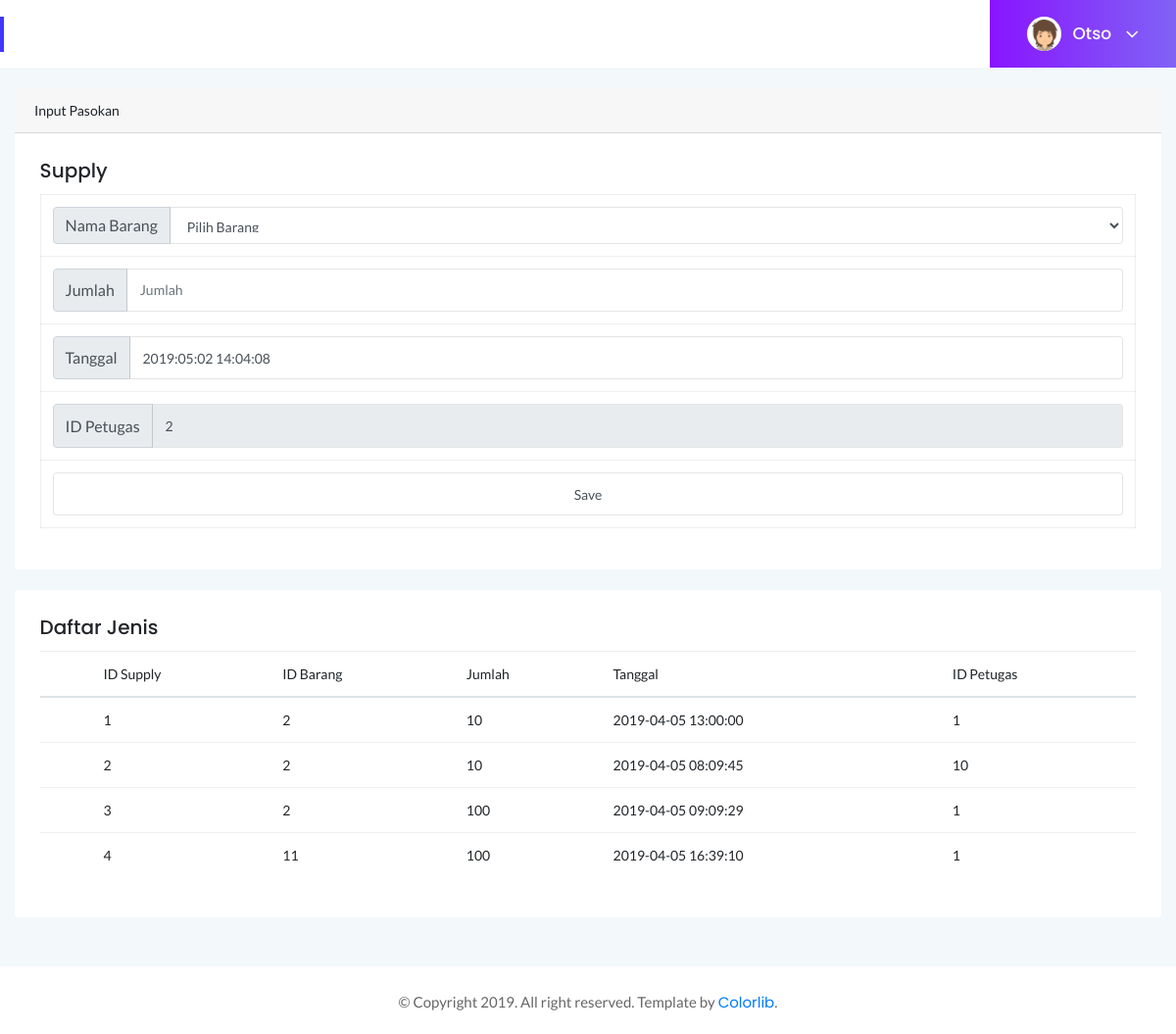
The page /pasok.php on the database its author committed.
### tables this page shows
CREATE TABLE `petugas` (
  `id_petugas` int(11) NOT NULL,
  `username` varchar(64) NOT NULL,
  `password` varchar(32) NOT NULL,
  `nama_petugas` varchar(225) NOT NULL,
  `id_level` int(11) NOT NULL,
  `status` int(1) NOT NULL
);

CREATE TABLE `pasok` (
  `id_supply` int(11) NOT NULL,
  `jumlah` int(15) NOT NULL,
  `tanggal` datetime NOT NULL,
  `id_petugas` int(11) NOT NULL,
  `id_inventaris` int(11) NOT NULL
);

### library/oop.php (called while the page is built, shortened)
<?php
    class oop{
        function tampil($con,$table){
            $sql = "SELECT * FROM $table";
            $query = mysqli_query($con,$sql);
            while ($data = mysqli_fetch_array($query)){
                $isi[] = $data;
            }
            return $isi;
        }
    }
?>

### pasok.php (the view, shortened to what this page needs)
<!doctype html>
<html class="no-js" lang="en">
<?php
include 'library/oop.php';
include 'controller/controller.php';
$perintah = new oop();
$waktu = date('Y:m:d H:i:s');
$table = "pasok";
@$id_barang = $_POST['barang'];
@$jumlah = $_POST['jumlah'];
@$tanggal = $_POST['tanggal'];
@$id_petugas = $_POST['id_petugas'];
@$isi = "id_supply = '', jumlah = '$jumlah', tanggal = '$tanggal', id_petugas = '$id_petugas', id_inventaris = '$id_barang'";
$cek = "SELECT * FROM petugas WHERE status = '1'";
$mysql = mysqli_query($con,$cek);
$staff = mysqli_fetch_array($mysql);
?>
<head>
    <link rel="stylesheet" href="assets/css/bootstrap.min.css">
    <link rel="stylesheet" href="assets/css/font-awesome.min.css">
    <link rel="stylesheet" href="assets/css/themify-icons.css">
    <link rel="stylesheet" href="assets/css/metisMenu.css">
    <link rel="stylesheet" href="assets/css/owl.carousel.min.css">
    <link rel="stylesheet" href="assets/css/slicknav.min.css">
    <link rel="stylesheet" type="text/css" href="https://cdn.datatables.net/1.10.19/css/jquery.dataTables.css">
    <link rel="stylesheet" type="text/css" href="https://cdn.datatables.net/1.10.18/css/dataTables.bootstrap4.min.css">
    <link rel="stylesheet" type="text/css" href="https://cdn.datatables.net/responsive/2.2.3/css/responsive.bootstrap.min.css">
    <link rel="stylesheet" type="text/css" href="https://cdn.datatables.net/responsive/2.2.3/css/responsive.jqueryui.min.css">
    <link rel="stylesheet" href="assets/css/typography.css">
    <link rel="stylesheet" href="assets/css/default-css.css">
    <link rel="stylesheet" href="assets/css/styles.css">
    <link rel="stylesheet" href="assets/css/responsive.css">
</head>
<body>
    <div class="page-container">
        <div class="main-content">
        <form action="" method="POST">
            <div class="page-title-area">
                <div class="row align-items-center">
                    <div class="col-sm-6">
                    </div>
                    <div class="col-sm-6 clearfix">
                        <div class="user-profile pull-right">
                            <img class="avatar user-thumb" src="assets/images/author/avatar.png" alt="avatar">
                            <h4 class="user-name dropdown-toggle" data-toggle="dropdown">
                                <?php
                                    echo $staff['nama_petugas'];
                                ?>
                            <i class="fa fa-angle-down"></i></h4>
                        </div>
                    </div>
                </div>
            </div>
            <div class="main-content-inner">
                    <br>
                    <div class="card">
                        <div class="card-header">
                            Input Pasokan
                        </div>
                        <div class="card-body">
                            <h5 class="card-title">Supply</h5>
                            <table class="table table-bordered">
                                <thead class="thead-light">
                                <tbody>
                                    <tr>
                                        <td>
                                            <div class="input-group">
                                                <div class="input-group-prepend">
                                                    <span class="input-group-text">Nama Barang</span>
                                                </div>
                                                <select class="form-control" name="barang" id="">
                                                    <option value="" selected>Pilih Barang</option>
                                                    <?php
                                                    $barang = $perintah->tampil($con,'inventaris');
                                                    ?>
                                                </select>
                                            </div>
                                        </td>
                                    </tr>
                                    <tr>
                                        <td>
                                            <div class="input-group">
                                                <div class="input-group-prepend">
                                                    <span class="input-group-text">Jumlah</span>
                                                </div>
                                                <input class="form-control" type="number" min="0" placeholder="Jumlah"
                                                    aria-label="Jumlah Pasokan" value="<?php echo @$edit['jumlah'] ?>" name="jumlah" require>
                                            </div>
                                        </td>
                                    </tr>
                                    <tr>
                                        <td>
                                            <div class="input-group">
                                                <div class="input-group-prepend">
                                                    <span class="input-group-text">Tanggal</span>
                                                </div>
                                                <input class="form-control" type="datetime" value="<?php  echo @$waktu?>" placeholder="Keterangan"
                                                    aria-label="Tanggal" name="tanggal" require>
                                            </div>
                                        </td>
                                    </tr>
                                    <tr>
                                        <td>
                                            <div class="input-group">
                                                <div class="input-group-prepend">
                                                    <span class="input-group-text">ID Petugas</span>
                                                </div>
                                                <input class="form-control" readonly type="number" min="0" placeholder="ID Petugas"
                                                    aria-label="id petugas" value="<?php echo @$staff['id_petugas']?>" name="id_petugas" require>
                                            </div>
                                        </td>
                                    </tr>
                                </tbody>
                                <tfoot>
                                    <tr>
                                        <td>
                                            <?php if(@$_GET['kode']==""){?>
                                                <input name="simpan" id="" class="form-control btn btn-sucess" type="submit"
                                                value="Save">
                                            <?php } else { ?>
                                                <input name="update" id="" class="form-control btn btn-sucess" type="submit"
                                                value="Update">
                                            <?php } ?>
                                        </td>
                                    </tr>
                                </tfoot>
                            </table>
                        </div>
                    </div>
                    <br>
                    <div class="card">
                        <div class="card-body">
                            <h5 class="card-title">Daftar Jenis</h5>
                            <div class="data-tables datatable-primary">
                            <table class="table"  id="dataTable">
                                    <th>
                                    <td>ID Supply</td>
                                    <td>ID Barang</td>
                                    <td>Jumlah</td>
                                    <td>Tanggal</td>
                                    <td>ID Petugas</td>
                                    </th>
                                <tbody>
                                    <?php
                                    $field = $perintah->tampil($con,$table);
                                    foreach($field as $data){
                                    ?>
                                    <tr>
                                        <td></td>
                                        <td><?php echo $data[0]?></td>
                                        <td><?php echo $data['id_inventaris']?></td>
                                        <td><?php echo $data['jumlah']?></td>
                                        <td><?php echo $data['tanggal']?></td>
                                        <td><?php echo $data['id_petugas']?></td>
                                    </tr>
                                    <?php }?>
                                </tbody>
                            </table>
                            </div>
                        </div>
                    </div>
                </form>
            </div>
            <footer>
                <div class="footer-area">
                    <p>© Copyright 2019. All right reserved. Template by <a
                            href="https://colorlib.com/wp/">Colorlib</a>.</p>
                </div>
            </footer>
        </div>
</body>
</html>

### rows shown on the page
petugas: nama_petugas "Otso", id_petugas "2"
pasok: id_supply "1", id_inventaris "2", jumlah "10", tanggal "2019-04-05 13:00:00", id_petugas "1"
pasok: id_supply "2", id_inventaris "2", jumlah "10", tanggal "2019-04-05 08:09:45", id_petugas "10"
pasok: id_supply "3", id_inventaris "2", jumlah "100", tanggal "2019-04-05 09:09:29", id_petugas "1"
pasok: id_supply "4", id_inventaris "11", jumlah "100", tanggal "2019-04-05 16:39:10", id_petugas "1"
